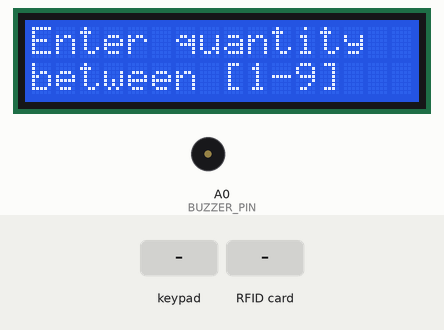
Recording of a sketch running on a simulated Arduino Uno, built with avr-gcc and run on an emulated ATmega328P. Parts: 16×2 character LCD, buzzer (waves = sounding). The test bench sets the inputs (shaded band). Random numbers use the default seed unless the sketch sets one; what the sketch prints to the serial monitor is not drawn.

Above: at 1.4 s.
1.5 s: keypad keys 1 2 3 4 # pressed 0.4 s apart
At 4.3 s:
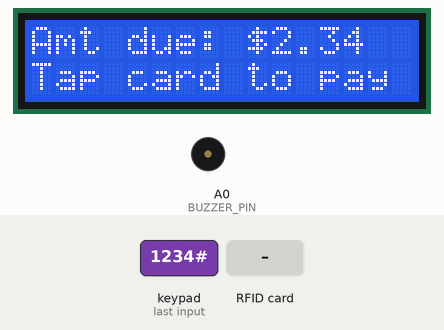
5.0 s: RFID card 5E 7A 19 C4 held to the reader
At 7.0 s:
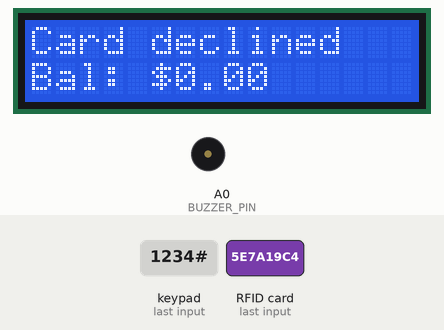
7.5 s: key '0' pressed
10.5 s: RFID card 5E 7A 19 C4 held to the reader
At 12.4 s:
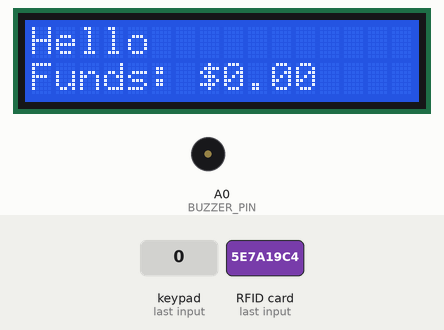
13.1 s: key '0' pressed
At 17.0 s:
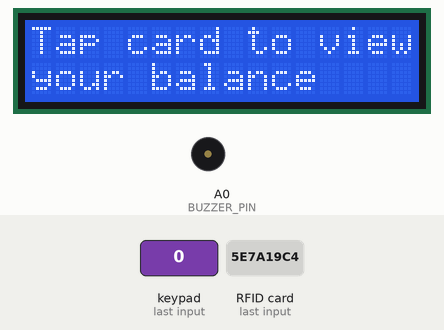
Timing chart, 0 to 18.5 s (numbered marks = the images above; inputs shaded):
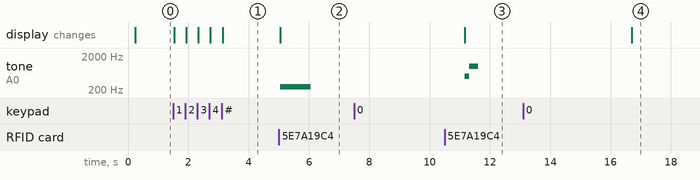

Measured:
- after the input at 1.5 s, the display: first changes at once (image 1 shows a later state)
- after the input at 5.0 s, tone on A0 (BUZZER_PIN): silent → 250 Hz after 0.05 s, → silent 1.0 s later; the display: changes after 0.05 s (image 2)
- after the input at 7.5 s, every drawn part: stays the same
- after the input at 10.5 s, tone on A0 (BUZZER_PIN): silent → 500 Hz after 0.67 s, → 1000 Hz 0.15 s later, → silent 0.30 s later

The sketch:

RFID_money_system.ino
```cpp
#include <SPI.h>
#include <MFRC522.h>

#include "RFID.h"
#include "Transactions.h"
#include "Keypad.h"
#include "Buzzer.h"
#include "LCD.h"

// NOTE: names must be at most 6 characters

void setup()
{
  // Wire.begin();
  Serial.begin(9600);
  init_RFID_module();
  init_lcd_display();
}

void loop()
{
  write_starting_instructions();
  uint8_t quantity = get_quantity_input();
  if (quantity == 0)
  {
    // No quantity given; enter "read" mode
    // Users can scan their card to see their balance
    wait_for_card_and_show_user_his_balance();
  }
  else
  {
    // Quantity has been given. Get the price per item, multiply, then charge the card
    float price_per_item = handle_price_input(quantity);
    float total = price_per_item * quantity;
    wait_for_card_and_perform_transaction(total);
  }
}
```

Buzzer.h
```cpp
#ifndef BUZZER_H
#define BUZZER_H

#define BUZZER_PIN A0

/**
 * Play when the card is read and the transaction is completed
 */
void success_beep()
{
  tone(BUZZER_PIN, 500);
  delay(150);
  tone(BUZZER_PIN, 1000);
  delay(300);
  noTone(BUZZER_PIN);
}

/**
 * Play if something failed and the transaction could not be completed
 */
void error_beep()
{
  tone(BUZZER_PIN, 250);
  delay(1000);
  noTone(BUZZER_PIN);
}

#endif
```

RFID.h
```cpp
#ifndef RFID_H
#define RFID_H

#include <SPI.h>
#include <MFRC522.h>

#define NAME_BLOCK 4    // The first block of the RFID card is used to store the user's name (char*)
#define BALANCE_BLOCK 5 // The second block is used to store their balance (float)

#define SS_PIN 10 // 'SDA' CS -> D10
#define RST_PIN 9 // RST -> D9

MFRC522 rfid(SS_PIN, RST_PIN);

static MFRC522::MIFARE_Key RFID_KEY;
void init_auth_key()
{
  // Set default key = FF FF FF FF FF FF
  for (byte i = 0; i < 6; i++)
  {
    RFID_KEY.keyByte[i] = 0xFF;
  }
}

/**
 * Initializes the MFRC522 RFID module.
 * Meant to be called once in setup()
 */
void init_RFID_module()
{
  SPI.begin();
  rfid.PCD_Init();
  init_auth_key();
  delay(100);
}

/**
 * Helper function to read a single block of data from the RFID card
 */
void read_single_block(byte block, byte* buffer) {
  byte size = 18;
  MFRC522::StatusCode status;
  status = rfid.PCD_Authenticate(MFRC522::PICC_CMD_MF_AUTH_KEY_A, block, &RFID_KEY, &(rfid.uid));

  if (status != MFRC522::STATUS_OK) {
    Serial.print(F("Auth failed for block ")); Serial.println(block);
    return;
  }

  status = rfid.MIFARE_Read(block, buffer, &size);
  if (status != MFRC522::STATUS_OK) {
    Serial.print(F("Read failed for block ")); Serial.println(block);
    return;
  }
}

/**
 * Read the data block from the RFID card containing the user's name
 * @note names must be at most 6 characters
 */
String read_name()
{ // TODO: fix name being cccc
  byte data[16];
  read_single_block(NAME_BLOCK, data);

  // Find the end of the name or the end of the buffer
  byte i = 0;
  while (i < 16 && data[i] != '\0' && data[i] != ' ' && data[i] != '\n' && data[i] != '\r') i++;
  data[i] = '\0';

  String s = String((char*)data);
  if (s.length() > 6) s = s.substring(0, 6);
  return s;
}

/**
 * Read the data block from the RFID card containing the user's balance
 */
float read_balance()
{
  byte data[16];
  read_single_block(BALANCE_BLOCK, data);
  float value;
  memcpy(&value, data, sizeof(float));
  return value;
}

/**
 * Helper function for writing data to a block
 */
void write_card_block(byte block, byte *data) {
  MFRC522::StatusCode status;

  // Authenticate
  status = rfid.PCD_Authenticate(
    MFRC522::PICC_CMD_MF_AUTH_KEY_A,
    block,
    &RFID_KEY,
    &(rfid.uid)
  );

  if (status != MFRC522::STATUS_OK)
  {
    Serial.print(F("Auth failed for block "));
    Serial.println(block);
    return;
  }

  // Write data (must be exactly 16 bytes)
  status = rfid.MIFARE_Write(block, data, 16);
  if (status != MFRC522::STATUS_OK)
  {
    Serial.print(F("Write failed for block "));
    Serial.println(block);
    return;
  }
}

/**
 * Rewrite the user's name in the card's name block
 * @note names must be at most 6 characters
 */
void write_name(String name)
{
  if (name.length() > 6) name = name.substring(0, 6);
  byte data[16] = {0}; // clear block
  name.toCharArray((char*)data, 16); // copy string into bytes
  write_card_block(NAME_BLOCK, data);
}

/**
 * Rewrite the user's balance in the card's balance block
 */
void write_balance(float value)
{
  byte data[16] = {0};
  // to read a block you have to have a 16 byte buffer because all 16 bytes are read at once
  // copy float into first 4 bytes of buffer
  memcpy(data, &value, sizeof(float));
  write_card_block(BALANCE_BLOCK, data);
}

String read_UID()
{
  String uid = "";
  for (byte i = 0; i < rfid.uid.size; i++)
  {
    if (rfid.uid.uidByte[i] < 0x10) uid += "0"; // pad single hex digits
    uid += String(rfid.uid.uidByte[i], HEX);
  }

  uid.toUpperCase();
  return uid;
}

/**
 * Prevent the same card from being read back-to-back. Blocking function.
 * @returns True if a new RFID card was detected
 */
bool wait_for_new_rfid_card()
{
  while (true)
  {
    if (!rfid.PICC_IsNewCardPresent()) continue;
    if (!rfid.PICC_ReadCardSerial()) continue;
    return true;
  }
}

/**
 * Prevents read collision and allow card to be read again at a later time
 */
void rfid_cleanup()
{
  rfid.PICC_HaltA();
  rfid.PCD_StopCrypto1();
}

#endif
```

TokenMarketPrice.h
```cpp
#ifndef TOKEN_MARKET_PRICE_H
#define TOKEN_MARKET_PRICE_H

const float TOKEN_MIN_PRICE = 4.50;
const float TOKEN_MAX_PRICE = 7.50;

static float TOKEN_MARKET_PRICE = 6.00;

/**
 * Update TOKEN_MARKET_PRICE to a new random value between the TOKEN_MIN_PRICE & TOKEN_MAX_PRICE
 * This is used to make the value of a token fluctuate like a stock.
 */
void refresh_token_market_price()
{
  TOKEN_MARKET_PRICE = random((long)(TOKEN_MIN_PRICE * 100), (long)(TOKEN_MAX_PRICE * 100 + 1)) / 100.0;
}

#endif
```

Transactions.h
```cpp
#ifndef TRANSACTIONS_H
#define TRANSACTIONS_H

#include "RFID.h"
#include "TokenMarketPrice.h"
#include "Buzzer.h"
#include "LCD.h"

/**
  * Attempt to purchase an item for <price>. Works if the card has sufficient funds
  * @note The card must be in the RFID reader when calling this function
  * @returns True if the card had sufficient funds and the item was bought; false otherwise
  */
bool buy_item(float* current_balance, float price)
{
  if (*current_balance > price)
  {
    *current_balance -= price;
    write_balance(*current_balance);
    return true;
  }

  return false;
}

/**
  * Used when the user trades in a token using the ATM (tokens are the plastic gold coins).
  * The value of the token fluctuates like a stock.
  * @note The card must be in the RFID reader when calling this function
  */
void trade_in_token(float* current_balance)
{
  *current_balance += TOKEN_MARKET_PRICE;
  write_balance(*current_balance);
}

void wait_for_card_and_perform_transaction(float total_due)
{
  // Wait for user to insert card once prompted
  show_checkout_screen(total_due);
  wait_for_new_rfid_card();

  // Read card
  String user_name = read_name();
  float current_balance = read_balance();

  // Handle transaction (automatically updates current_balance to contain new bal)
  bool success = buy_item(&current_balance, total_due);
  if (success)
  {
    show_thank_you_screen(user_name, current_balance);
    success_beep();
    rfid_cleanup();
    delay(5000); // Show thank you screen for a bit
  }
  else
  {
    show_insufficient_funds_screen(current_balance);
    error_beep();
    delay(5000);
  }
}

void wait_for_card_and_show_user_his_balance()
{
  // Wait for user to insert card once prompted
  show_insert_card_to_see_balance_screen();
  wait_for_new_rfid_card();

  // Read card & show user his balance
  String user_name = read_name();
  float current_balance = read_balance();
  show_user_his_balance(user_name, current_balance);
  success_beep();
  delay(5000);
}

#endif
```

Keypad.h
```cpp
#ifndef KEYPAD1_H
#define KEYPAD1_H

#include <Keypad.h>

#include "LCD.h"

// COL2, ROW1, COL1, ROW4, COL3, ROW3, ROW2.
#define COL2 8
#define ROW1 7
#define COL1 6
#define ROW4 5
#define COL3 4
#define ROW3 3
#define ROW2 2

const byte ROW_COUNT = 4;
const byte COL_COUNT = 3;

char keymap[ROW_COUNT][COL_COUNT] = {
  {'1', '2', '3'},
  {'4', '5', '6'},
  {'7', '8', '9'},
  {'*', '0', '#'}
};

byte rowPins[ROW_COUNT] = {ROW1, ROW2, ROW3, ROW4};
byte colPins[COL_COUNT] = {COL1, COL2, COL3};

Keypad keypad = Keypad(makeKeymap(keymap), rowPins, colPins, ROW_COUNT, COL_COUNT);

/**
 * Wait for keypress from the keypad. Blocking function
 */
char listen_for_keypress()
{
  while (true)
  {
    char key = keypad.getKey();
    Serial.println(key);
    if (key || key == '0') return key;
  }
}

/**
 * Get a key input to represent that quantity. Numbers 0 through 9 only.
 * 1-9 are for the quantity but 0 is for moving into read card mode where users can sscan to see their balance
 */
uint8_t get_quantity_input()
{
  while (true)
  {
    char key = listen_for_keypress();
    if (isdigit(key)) return static_cast<uint8_t>(key - '0');
  }
}

/**
 * Accept key input until the # is pressed. This will be the price.
 * Display on the LCD the formatted current price input as it's being typed.
 * @param quantity The amount that will be purchased at the typed price
 */
float handle_price_input(uint8_t quantity)
{
    char price_str[8] = ""; // Up to 7 digits plus a null terminator
    uint8_t price_len = 0;
    display_price(quantity, 0);

    while (true)
    {
      char c = listen_for_keypress();

      if (c == '*' && price_len > 0)
      {
        price_str[--price_len] = '\0'; // Remove last character and add null terminator
        display_price(quantity, price_len == 0 ? 0 : atol(price_str));
        continue;
      }

      if (c == '#') break;

      if (isdigit(c) && price_len < 7) {
        price_str[price_len++] = c;
        price_str[price_len] = '\0';
        display_price(quantity, atol(price_str));
      }
    }

    return atol(price_str) / 100.00;
}

#endif
```

LCD.h
```cpp
#ifndef LCD_H
#define LCD_H

#include <Wire.h>
#include <LiquidCrystal_I2C.h>
#include "Buzzer.h"

// The LCD I2C address is usually 0x27 or 0x3F
#define LCD_ADDRESS 0x27
#define LCD_COLUMNS 16
#define LCD_ROWS 2

LiquidCrystal_I2C lcd(LCD_ADDRESS, LCD_COLUMNS, LCD_ROWS);

void init_lcd_display()
{
  lcd.init();
  lcd.backlight();
  lcd.clear();
}


/**
 * Write the starting instructions to the LCD,
 * which prompt the user to type a quantity (1 through 9)
 */
void write_starting_instructions()
{
  lcd.clear();
  lcd.setCursor(0, 0);
  lcd.print(F("Enter quantity"));
  lcd.setCursor(0, 1);
  lcd.print(F("between [1-9]"));
}

/**
 * Show the quantity, price, and total for the transaction on the LCD
 * @param quantity Quantity purchased
 * @param price_per_unit_in_cents Price in cents
 */
void display_price(uint8_t quantity, uint32_t price_per_unit_in_cents)
{
  lcd.clear();
  lcd.setCursor(0, 0);

  // Format: "3 x $1.23"
  lcd.print(quantity);
  lcd.print(F(" x $"));
  lcd.print(price_per_unit_in_cents / 100.0, 2);

  // Format: "= $3.69"
  lcd.setCursor(0, 1);
  lcd.print(F("  = $"));
  lcd.print((quantity * price_per_unit_in_cents) / 100.0, 2);
}

/**
 * The checkout screen shows the amount due (the price of everything)
 * and prompts the user to insert their card
 */
void show_checkout_screen(float total_due)
{
  lcd.clear();
  lcd.setCursor(0, 0);
  lcd.print(F("Amt due: $"));
  lcd.print(total_due, 2);
  lcd.setCursor(0, 1);
  lcd.print(F("Tap card to pay"));
}

/**
 * Thank the user for their purchase
 */
void show_thank_you_screen(String user_name, float remaining_balance)
{
  lcd.clear();
  lcd.setCursor(0, 0);
  lcd.print(F("Thank you "));
  lcd.print(user_name);
  lcd.setCursor(0, 1);
  lcd.print(F("Bal: $"));
  lcd.print(remaining_balance, 2);
}

/**
 * Show the user that they don't have enough money to finish the transaction
 */
void show_insufficient_funds_screen(float user_balance)
{
  lcd.clear();
  lcd.setCursor(0, 0);
  lcd.print(F("Card declined"));
  lcd.setCursor(0, 1);
  lcd.print(F("Bal: $"));
  lcd.print(user_balance, 2);
}

void show_user_his_balance(String user_name, float user_balance)
{
  lcd.clear();
  lcd.setCursor(0, 0);
  lcd.print(F("Hello "));
  lcd.print(user_name);
  lcd.setCursor(0, 1);
  lcd.print(F("Funds: $"));
  lcd.print(user_balance, 2);
}

void show_insert_card_to_see_balance_screen()
{
  lcd.clear();
  lcd.setCursor(0, 0);
  lcd.print(F("Tap card to view"));
  lcd.setCursor(0, 1);
  lcd.print(F("your balance"));
}

#endif
```
